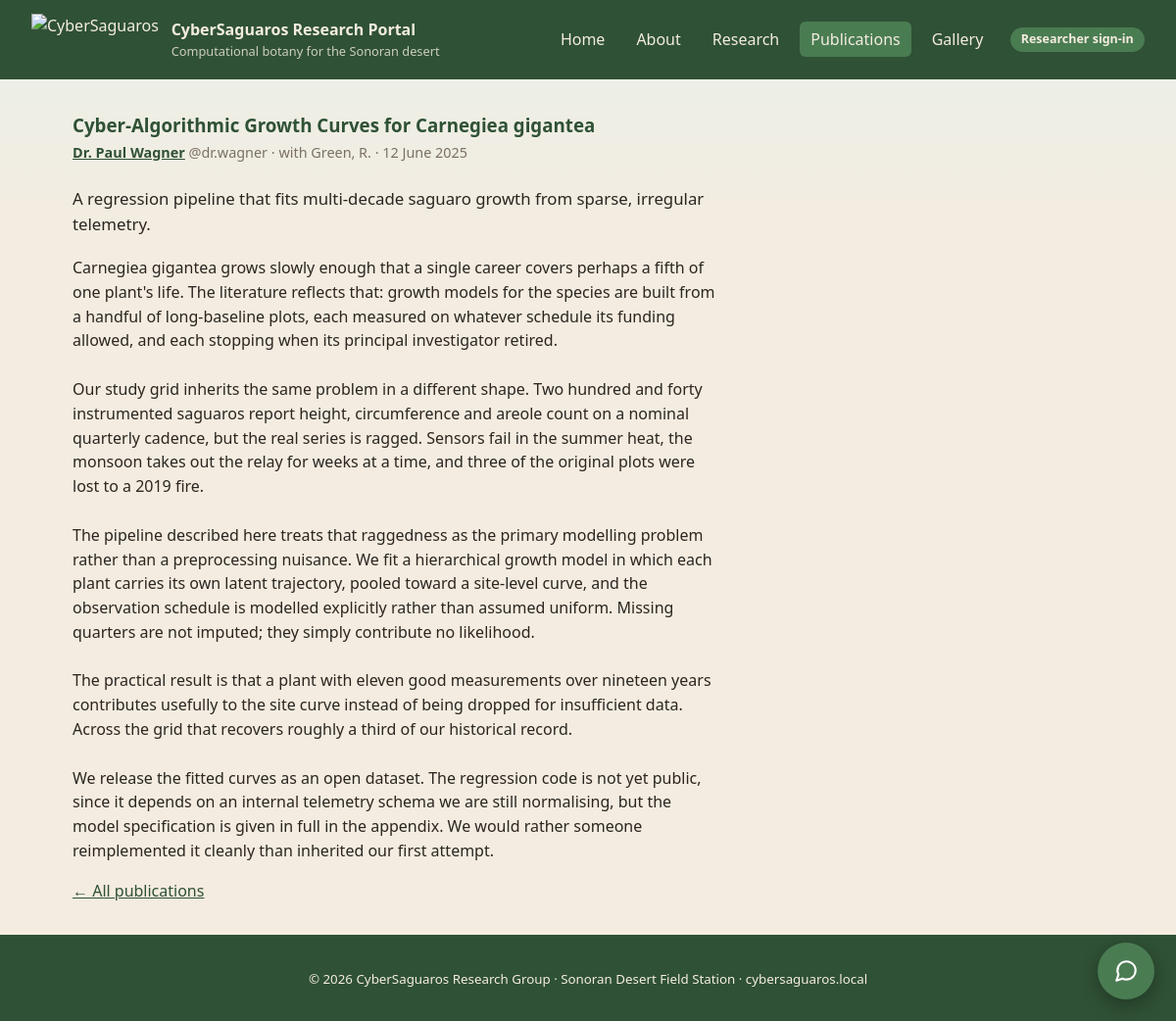
Page /article.php?slug=cyber-algorithmic-growth-curves on the committed database.
### tables this page shows
CREATE TABLE IF NOT EXISTS articles (
  id           INT AUTO_INCREMENT PRIMARY KEY,
  slug         VARCHAR(160) NOT NULL UNIQUE,
  title        VARCHAR(200) NOT NULL,
  abstract     TEXT,
  body         MEDIUMTEXT,
  author_id    INT NOT NULL,
  co_authors   VARCHAR(255) DEFAULT NULL,
  published_on DATE,
  status       VARCHAR(16) NOT NULL DEFAULT 'published',   
  created_at   TIMESTAMP NOT NULL DEFAULT CURRENT_TIMESTAMP,
  CONSTRAINT fk_articles_author FOREIGN KEY (author_id) REFERENCES users(id)
);

CREATE TABLE IF NOT EXISTS users (
  id            INT AUTO_INCREMENT PRIMARY KEY,
  username      VARCHAR(64)  NOT NULL UNIQUE,
  password_hash VARCHAR(255) NOT NULL,
  display_name  VARCHAR(128) NOT NULL,
  email         VARCHAR(128) NOT NULL,
  role          VARCHAR(32)  NOT NULL DEFAULT 'researcher'   
);

### public/article.php (the view, shortened to what this page needs)
<?php
require_once __DIR__ . '/../includes/layout.php';
$slug = $_GET['slug'] ?? '';
$stmt = $pdo->prepare(
    'SELECT a.slug, a.title, a.abstract, a.body, a.co_authors, a.published_on,
            a.status, u.username, u.display_name
       FROM articles a
       JOIN users u ON u.id = a.author_id
      WHERE a.slug = ?'
);
$stmt->execute([$slug]);
$article = $stmt->fetch() ?: null;
    ?>
<section>
  <article class="paper">
    <h1><?= htmlspecialchars($article['title']) ?>
    </h1>
    <p class="byline">
      <a href="/author.php?u=<?= urlencode($article['username']) ?>">
        <?= htmlspecialchars($article['display_name']) ?></a>
      <span class="muted">@<?= htmlspecialchars($article['username']) ?></span>
      <?php if (!empty($article['co_authors'])): ?>
        &middot; with <?= htmlspecialchars($article['co_authors']) ?>
      <?php endif; ?>
      <?php if (!empty($article['published_on'])): ?>
        &middot; <?= htmlspecialchars(date('j F Y', strtotime((string) $article['published_on']))) ?>
      <?php else: ?>
        &middot; unpublished working paper
      <?php endif; ?>
    </p>
    <p class="abstract"><?= htmlspecialchars((string) $article['abstract']) ?></p>
    <div class="paper-body">
      <p><?= nl2br(htmlspecialchars((string) $article['body'])) ?></p>
    </div>
    <p><a href="/publications.php">&larr; All publications</a></p>
  </article>
</section>

### public/assets/style.css (style rules this page uses)
:root { --sand: #f4ece0; --sand-deep: #e7dac2; --cactus: #4a7c52; --cactus-dark: #2f5135; --bloom: #d98a4b; --ink: #2a2620; --muted: #7a7163; }
* { box-sizing: border-box; }
html, body { overflow-x: hidden; }
body { margin: 0; min-height: 100vh; display: flex; flex-direction: column; font-family: "Segoe UI", system-ui, sans-serif; color: var(--ink); line-height: 1.55; background: linear-gradient(180deg, #e9f0ea 0%, var(--sand) 240px, var(--sand) 100%); }
a { color: var(--cactus-dark); }
section { margin: 0; }
main > section:not(.fullbleed) { max-width: 1100px; margin: 2rem auto; padding: 0 1.5rem; }
h1, h2, h3 { color: var(--cactus-dark); }
.muted { color: var(--muted); }
article.paper { max-width: 72ch; }
article.paper h1 { margin-bottom: .2rem; }
.byline { color: var(--muted); font-size: .9rem; margin: .2rem 0 1.4rem; }
.byline a { font-weight: 600; }
.abstract { font-size: 1.05rem; }
.paper-body { margin-top: 1.2rem; }
.paper-body p { margin: 0 0 1rem; }

### rows in the picture
articles: title "Cyber-Algorithmic Growth Curves for Carnegiea gigantea", author.display_name "Dr. Paul Wagner", author.username "dr.wagner", co_authors "Green, R.", published_on "12 June 2025", abstract "A regression pipeline that fits multi-decade saguaro growth from sparse, irregular telemetry.", body "Carnegiea gigantea grows slowly enough that a single career covers perhaps a fifth of one plant's life. The literature reflects that: growth models for the species are built from a handful of long-baseline plots, each measured on whatever schedule its funding allowed, and each stopping when its principal investigator retired. Our study grid inherits the same problem in a different shape. Two hundred and forty instrumented saguaros report height, circumference and areole count on a nominal quarterly cadence, but the real series is ragged. Sensors fail in the summer heat, the monsoon takes out the relay for weeks at a time, and three of the original plots were lost to a 2019 fire. The…"

### other values in the picture
APP_NAME "CyberSaguaros Research Portal"
APP_TAGLINE "Computational botany for the Sonoran desert"
$label "Home"
$label "About"
$label "Research"
$label "Publications"
$label "Gallery"
